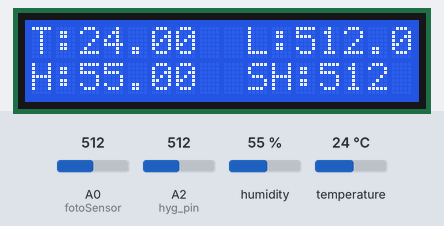
A sketch run on a simulated Arduino Uno, built with avr-gcc and run on an emulated ATmega328P. Shown: 16×2 character LCD. Inputs (shaded band) come from the test bench; at power-on: humidity 55 %, A0 (fotoSensor) = 512, A2 (hyg_pin) = 512, temperature 24 °C. What the sketch prints to the serial monitor is not drawn.

Above: at 6.2 s.
6.3 s: humidity set to 22 %
At 8.0 s:
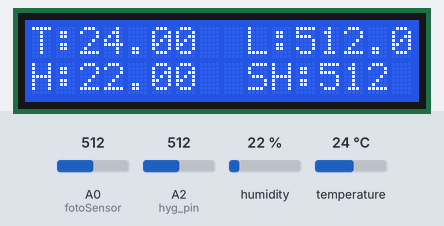
9.0 s: A0 (fotoSensor) set to 716
At 9.5 s:
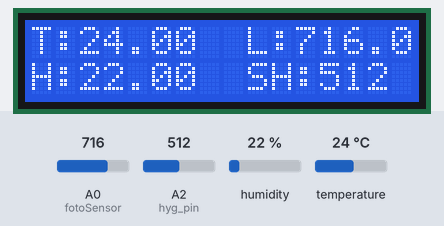
11.7 s: A2 (hyg_pin) set to 716
At 13.8 s:
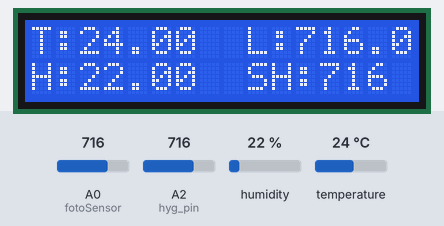
14.7 s: temperature set to 12 °C
At 16.5 s:
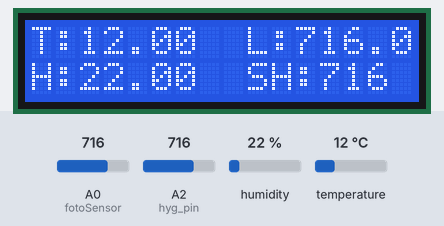
17.4 s: A0 (fotoSensor) set to 992
At 20.5 s:
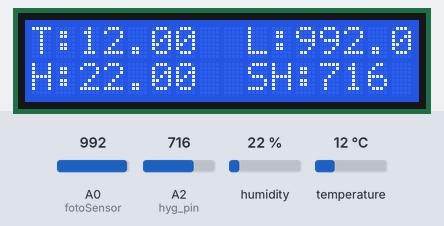
20.8 s: A2 (hyg_pin) set to 992
At 22.3 s:
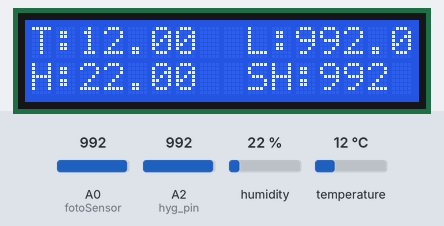
Timing chart, 0 to 23.8 s (numbered marks = the images above; inputs shaded):
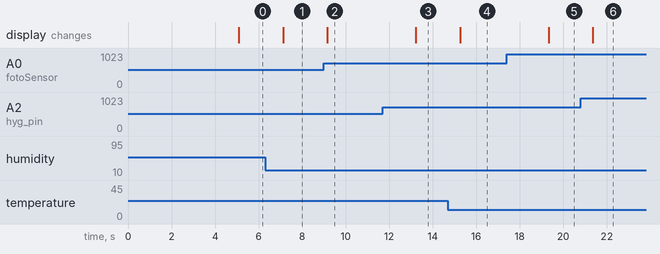

The sketch:

PI_Sensors.ino
```cpp
// Libs
#include <LiquidCrystal.h>
#include <dht.h>

// init DHT Object
dht DHT;

#define fotoSensor A0
#define DHT11_PIN 7
#define hyg_pin A2

// initialize the library by associating any needed LCD interface pin
// with the arduino pin number it is connected to
const int rs = 12, en = 11, d4 = 5, d5 = 4, d6 = 3, d7 = 2;

LiquidCrystal lcd(rs, en, d4, d5, d6, d7);

int buttonState = 0;
int num=0;
int res;
void setup() {
  Serial.begin(9600);

  // LCD
  pinMode(8, INPUT);
  pinMode(9, INPUT);
  lcd.begin(16, 2);  // set up the LCD's number of columns and rows:

  //DHT
  pinMode(DHT11_PIN, INPUT);

  //LDR
  pinMode(fotoSensor,INPUT);

  lcd.clear();
  lcd.setCursor(0,0);
  lcd.print("Startin' up...");
//  lcd.setCursor(0,1);
//  lcd.print("PI-V");
  delay(5000);
}

void loop() {
  //room light
  float lum = analogRead(fotoSensor);
  Serial.print("Light = ");
  Serial.println(lum);

  int chk = DHT.read11(DHT11_PIN);
  Serial.print("Temperature = ");
  Serial.println(DHT.temperature);
  Serial.print("Humidity = ");
  Serial.println(DHT.humidity);

  int hyg = analogRead(hyg_pin);
  Serial.print("Soil H = ");
  Serial.println(hyg);

  lcd.clear();
  lcd.setCursor(0,0);
  lcd.print("T:");
  lcd.print(DHT.temperature);
  lcd.setCursor(0,1);
  lcd.print("H:");
  lcd.print(DHT.humidity);
  lcd.setCursor(9,0);
  lcd.print("L:");
  lcd.print(lum);
  lcd.setCursor(9,1);
  lcd.print("SH:");
  lcd.print(hyg);
  delay(2000);
}
```

Measured:
- after the input at 6.3 s, the display: changes after 0.83 s (image 1)
- after the input at 9.0 s, the display: changes after 0.17 s (image 2)
- after the input at 11.7 s, the display: changes after 1.5 s (image 3)
- after the input at 14.7 s, the display: changes after 0.56 s (image 4)
- after the input at 17.4 s, the display: changes after 1.9 s (image 5)
- after the input at 20.8 s, the display: changes after 0.56 s (image 6)
